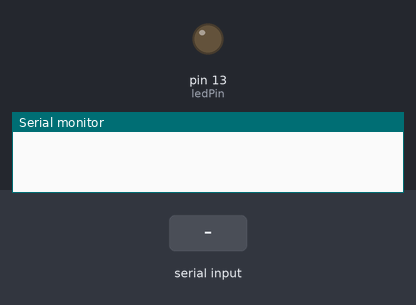
This sketch was run on a simulated Arduino Uno, built with avr-gcc and run on an emulated ATmega328P. On the bench: output pins drawn as LEDs (lit = HIGH), the last lines printed to the serial monitor. Inputs (shaded band) come from the test bench.

Above: at 1.2 s.
1.3 s: "b" received over Serial
At 2.5 s:
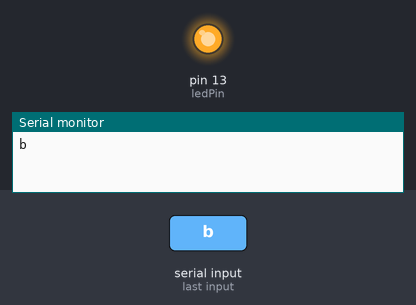
Timing chart, 0 to 4.3 s (numbered marks = the images above; inputs shaded):
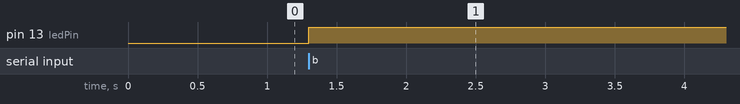

The sketch:

temp_code.ino
```cpp
/*#include <SoftwareSerial.h>
#include <OneWire.h>
SoftwareSerial BTserial(1,0) //RX|TX
int flag = 0;
int ledPin = 13;
// DS18S20 Signal pin on digital 2
int DS18S20_Pin = 8;
char tmpstring[10];
// Temperature chip i/o
OneWire ds(DS18S20_Pin);
// on digital pin 2
SoftwareSerial display(3, 2);
void setup() {
  // put your setup code here, to run once:
  pinMode(ledPin, OUTPUT);
  Serial.begin(9600);
}
void loop() {
  // put your main code here, to run repeatedly:
  if(Serial.available() > 0){
    Serial.println(Serial.available());
    char data = Serial.read();
    //Serial.println(data);
    if(data == 'T'){
      if(flag == 0){
        digitalWrite(LED_BUILTIN,HIGH);
        flag = 1;
      }else{
        digitalWrite(LED_BUILTIN,LOW);
        flag = 0;
      }
    }
  }
  float temperature = getTemp();
  Serial.println(temperature);
  // Just to slow down the output so it is easier to read
  delay(200);
  }
float getTemp(){
  //returns the temperature from one DS18S20 in DEG Celsius
  byte data[12];
  byte addr[8];
  if ( !ds.search(addr)) {
      //no more sensors on chain, reset search
      ds.reset_search();
      Serial.print("bad chain");
      return -1000;
  }
  if ( OneWire::crc8( addr, 7) != addr[7]) {
      Serial.println("CRC is not valid!");
      return -1000;
  }
  if ( addr[0] != 0x10 && addr[0] != 0x28) {
      Serial.print("Device is not recognized");
      return -1000;
  }
  ds.reset();
  ds.select(addr);
  ds.write(0x44,1); // start conversion, with parasite power on at the end
  byte present = ds.reset();
  ds.select(addr);
  ds.write(0xBE); // Read Scratchpad
  for (int i = 0; i < 9; i++) { // we need 9 bytes
    data[i] = ds.read();
  }
  ds.reset_search();
  byte MSB = data[1];
  byte LSB = data[0];
  float tempRead = ((MSB << 8) | LSB); //using two's compliment
  float TemperatureSum = tempRead / 16;
  return TemperatureSum;
}*/
```

arduino_code.ino
```cpp
#include <SoftwareSerial.h>


int flag = 0;
int ledPin = 13;
SoftwareSerial BTserial(0,1);
void setup() {
  // put your setup code here, to run once:
  pinMode(ledPin, OUTPUT);
  Serial.begin(9600);
}

void loop() {
  // put your main code here, to run repeatedly:
  if(Serial.available() > 0){
    char data = Serial.read();
    if(data == 'b'){
      Serial.println("b");
      if(flag == 0){
        digitalWrite(LED_BUILTIN,HIGH);

        flag = 1;
      }else{
        digitalWrite(LED_BUILTIN,LOW);
        flag = 0;
      }
    }
  }
  Serial.flush();
}
```

Measured:
- after the input at 1.3 s, pin 13 (ledPin): LOW → HIGH at once
